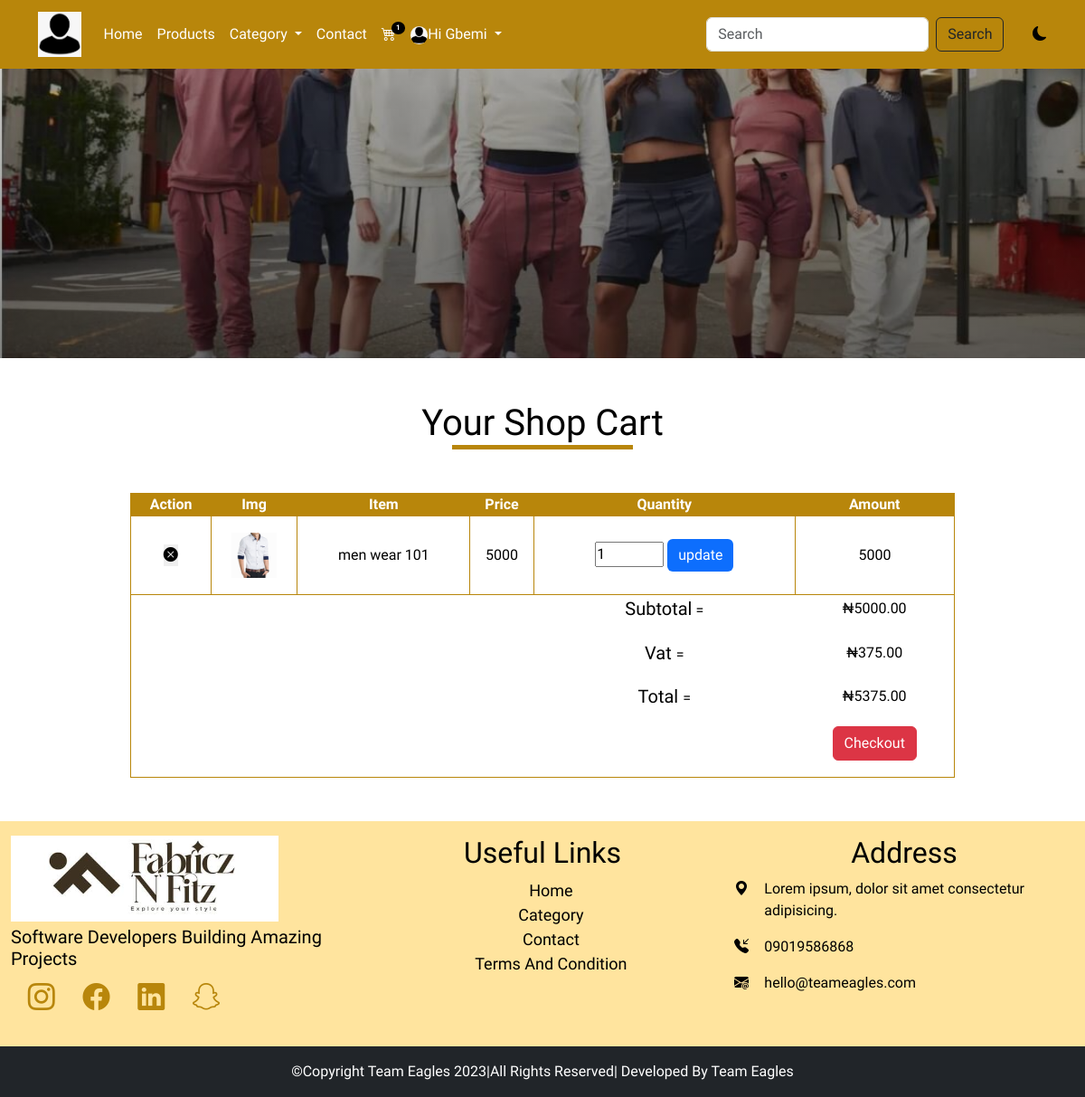
/cart (signed in), run on the app's committed database.
### main/models.py (models this page shows, shortened)
class AppInfo(models.Model):
    appname = models.CharField(max_length=50)
    logo = models.ImageField( upload_to='logo')
    banner = models.ImageField( upload_to='banner')
    carousel1 = models.ImageField( upload_to='carousel')
    carousel2 = models.ImageField( upload_to='carousel')
    carousel3 = models.ImageField( upload_to='carousel')

class Customer(models.Model):
    user = models.OneToOneField(User, on_delete=models.CASCADE)
    first_name = models.CharField(max_length=100)
    last_name = models.CharField(max_length=100)
    phone = models.CharField(max_length=20)
    address = models.CharField(max_length=100)
    email = models.EmailField(max_length=104)
    pix = models.ImageField(upload_to='profilepix')
    joined = models.DateTimeField(auto_now_add=True)

class Cart(models.Model):
    user = models.ForeignKey(User, on_delete=models.CASCADE)
    product = models.ForeignKey(Product, on_delete=models.CASCADE)
    price = models.IntegerField()
    quantity = models.IntegerField()
    amount = models.CharField(max_length=50)
    paid = models.BooleanField()

class Product(models.Model):
        type = models.ForeignKey(Category, on_delete=models.CASCADE)
        name = models.CharField(max_length=50)
        slug = models.SlugField(unique=True)
        img = models.ImageField(upload_to='product')
        price = models.IntegerField()
        description = models.TextField()
        size = models.CharField(max_length=50, blank=True, null=True)
        popular = models.BooleanField(default=False)
        featured = models.BooleanField(default=False)
        uploaded = models.DateTimeField(auto_now_add=True)

### main/views.py (the view)
# urls.py: path('cart', views.cart, name='cart'),
@login_required(login_url='signin')
def cart(request):
    cart = Cart.objects.filter(user__username = request.user.username, paid=False)
    for item in cart:
        item.amount = item.price * item.quantity
        item.save()
    subtotal = 0
    vat = 0
    total = 0
    for item in cart:
        subtotal += item.amount
        vat = 0.075 * subtotal
        total = subtotal + vat
    context = {
        'cart':cart,
        'subtotal':subtotal,
        'vat':vat,
        'total':total
    }
    return render(request, 'cart.html', context)

### main/context_processor.py (called while the page is built)
def feature(request):
    info = AppInfo.objects.get(pk=1)
    categ = Category.objects.all()
    context = {
        'info' :info,
        'categ' :categ
    }
    return context

def cartcount(request):
    cart = Cart.objects.filter(user__username = request.user.username, paid=False)
    itemcount = 0
    for item in cart:
        itemcount += item.quantity
    context = {
        'itemcount':itemcount
    }
    return context

### main/templates/cart.html (shortened to what this page needs)
{% extends 'base.html' %}
{% block header %} {% include 'header.html' %} {% endblock header %}
{% block banner %} {% include 'banner.html' %} {% endblock banner %}
{% block content %}
  <div class="container mt-5 mb-5">
    <h1 class="text-center text-capitalize title">your shop cart</h1>
    <div class="row cart mt-5">
      <table>
        <thead>
          <th>action</th>
          <th>img</th>
          <th>item</th>
          <th>price</th>
          <th>quantity</th>
          <th>amount</th>
        </thead>
        <tbody>
          {% for item in cart %}
          <tr class="item">
            <form action="{% url 'delete' %}" method="POST">
              <td>
                <button type="submit"><i class="bi bi-x-circle-fill"></i></button>
              </td>
            </form>
            <td><img src="{{item.product.img.url}}" height="50px" alt=""></td>
            <td>{{item.product.name}}</td>
            <td>{{item.price}}</td>
            <td>
              <form action="{% url 'update' %}" method="POST">
                <input type="number" name="quant" value="{{item.quantity}}" min="1" max="10">
                <button class="btn btn-primary">update</button>
              </form>
            </td>
            <td>{{item.amount}}</td>
          </tr>
          {% endfor %}
          <tr class="subtot">
            <td></td>
            <td></td>
            <td></td>
            <td></td>
            <td> <span>subtotal</span> = </td>
            <td>₦{{subtotal|floatformat:2}}</td>
          </tr>
          <tr class="subtot">
            <td></td>
            <td></td>
            <td></td>
            <td></td>
            <td> <span> vat  </span> = </td>
            <td>₦{{vat|floatformat:2}}</td>
          </tr>
          <tr class="subtot">
            <td></td>
            <td></td>
            <td></td>
            <td></td>
            <td><span> total </span> = </td>
            <td>₦{{total|floatformat:2}}</td>
          </tr>
          <tr class="subtot">
            <td></td>
            <td></td>
            <td></td>
            <td></td>
            <td></td>
            <td><a href="{% url 'checkout' %}"><button class="btn btn-danger" >checkout</button></a></td>
          </tr>
        </tbody>
      </table>
    </div>
</div>
{% endblock content %}
{% block footer %} {% include 'footer.html' %} {% endblock footer %}

### main/templates/header.html (shortened to what this page needs)
<nav class="navbar navbar-expand-lg sticky-top">
    <div class="container">
      <a class="navbar-brand" href="#"><img src="{{info.logo.url}}" height="50px" alt=""></a>
      <div class="collapse navbar-collapse" id="navbarSupportedContent">
        <ul class="navbar-nav me-auto mb-2 mb-lg-0">
          {% if user.is_authenticated %}
          <li class="nav-item">
            <a class="nav-link" aria-current="page" href="{% url 'home' %}">Home</a>
          </li>
          <li class="nav-item">
            <a class="nav-link" href="{% url 'products' %}">Products</a>
          </li>
          <li class="nav-item dropdown">
            <a class="nav-link dropdown-toggle" href="#" role="button" data-bs-toggle="dropdown" aria-expanded="false">
              Category
            </a>
          </li>
          <li class="nav-item">
            <a class="nav-link" href="{% url 'contact' %}">Contact</a>
          </li>
          <li class="nav-item">
            <a class="nav-link" href="{% url 'cart' %}">
              <div class="wrapper">
                <i class="bi bi-cart4"></i>
                <span class="badge">{{itemcount}}</span>
              </div>
            </a>
          </li>
                  <li class="nav-item dropdown">
            <a class="nav-link dropdown-toggle" href="#" role="button" data-bs-toggle="dropdown" aria-expanded="false">
              <img src="{{user.customer.pix.url}}" style="height: 20px;" alt=""><span>Hi {{user.username}} </span>
            </a>
          </li>
          {% endif %}
        </ul>
        <form action="{% url 'search' %}" method="POST" class="d-flex" role="search">
          <input class="form-control me-2" name="item" type="search" placeholder="Search" aria-label="Search">
          <button type="submit" class="btn btn-outline-dark" type="submit">Search</button>
        </form>
        <div class="david">
          <i class="bi bi-moon-fill"></i>
       </div>
      </div>
    </div>
  </nav>

### main/static/Css/style.css (style rules this page uses)
* { padding: 0%; margin: 0%; box-sizing: border-box; }
.navbar { background-color: darkgoldenrod; }
.navbar-nav a { color: white; }
.wrapper { position: relative; }
.wrapper span { position: absolute; top: -2px; right: -10px; background-color: black; font-size: 8px; border-radius: 50%; }
.nav-item img { border-radius: 50%; }
.david { margin-left: 3%; cursor: pointer; }
:root { --bg:white; --icon:black; --text:black; }
body { background: var(--bg) !important; color: var(--text) !important; overflow-y: hidden; font-family: 'Rajdhani', sans-serif; }
.title::after { content: ''; display: block; width: 200px; height: 5px; background-color: darkgoldenrod; margin-left: auto; margin-right: auto; }
.cart table { width: 80%; margin-left: 10%; margin-right: 10%; border: 1px solid darkgoldenrod; text-align: center; }
.cart thead { background-color: darkgoldenrod; text-transform: capitalize; color: white; }
.item td { padding-top: 2%; padding-bottom: 2%; font-weight: 500; border: 1px solid darkgoldenrod; }
.item td button { border: none; }
.item img { transition: 1s; cursor: pointer; }
.subtot td { padding-bottom: 2%; font-weight: 500; }
.subtot span { font-size: 20px; text-transform: capitalize; font-weight: 500; }
.subtot button { text-transform: capitalize; }

### data on the page
AppInfo: logo (placeholder picture)
Cart: product.img (picture), product.name "men wear 101", price "5000", quant "1", amount "5000"

### other printed values
{{ itemcount }} "1"
{{ user.username }} "Gbemi"
{{ subtotal|floatformat:2 }} "5000.00"
{{ vat|floatformat:2 }} "375.00"
{{ total|floatformat:2 }} "5375.00"
